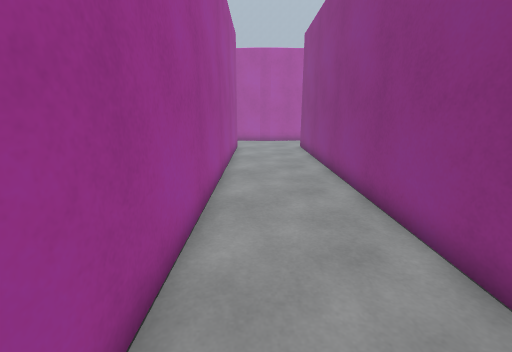
view 1 (above)

16 first-person views from a walk through a Unity game level. The camera is 1.3 m above the floor, tilts 14° down and sees 90° across. The floor is counted in squares, 0.5 m on a side. Each view is taken from the middle of a square. On the plan, view 1 faces up. The plan holds only what a view shows up to about 18 squares ahead; the rest is blank. The place goes on beyond the plan. The player is left out.

view 2
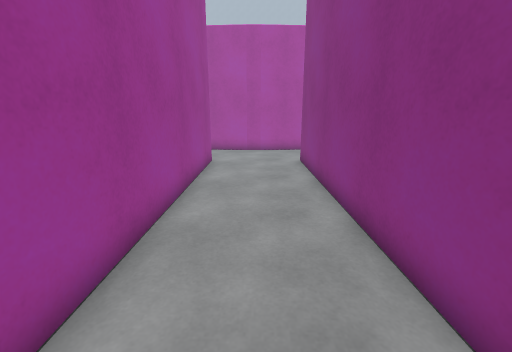

view 3
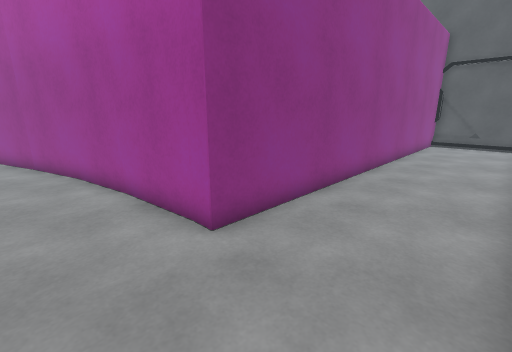

view 4
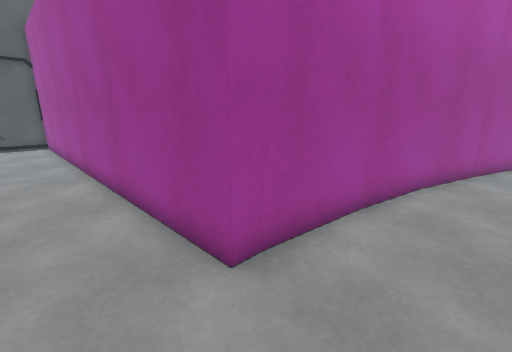

view 5
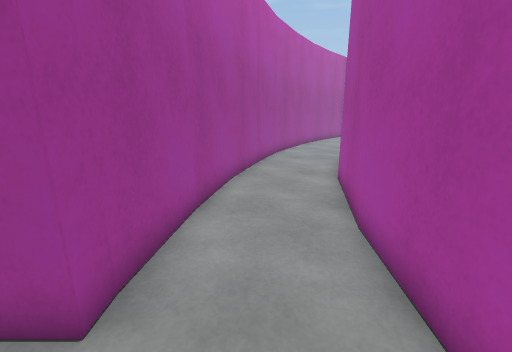

view 6
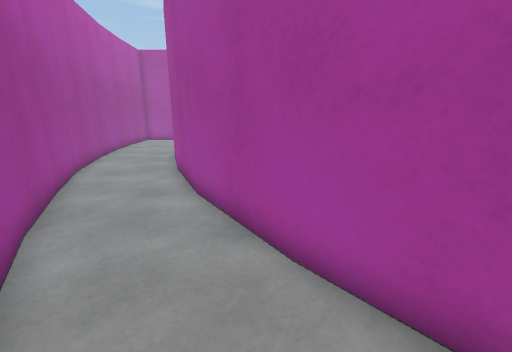

view 7
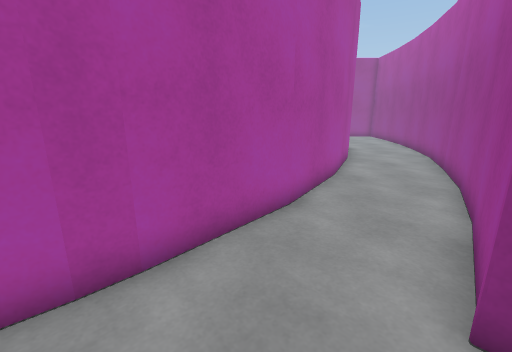

view 8
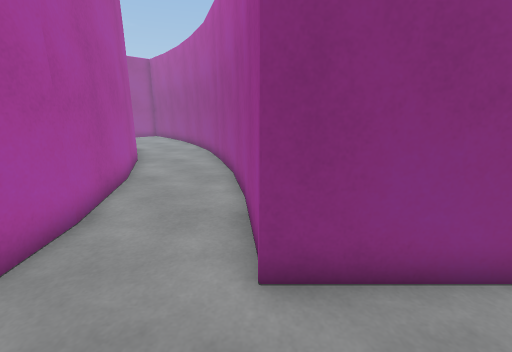

view 9
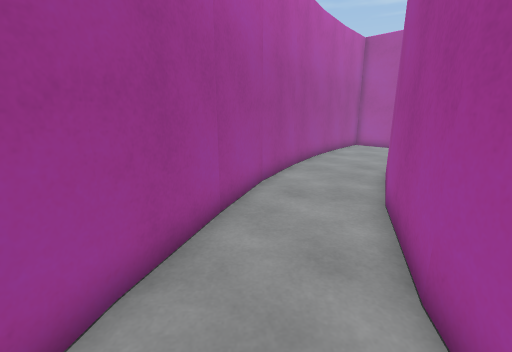

view 10
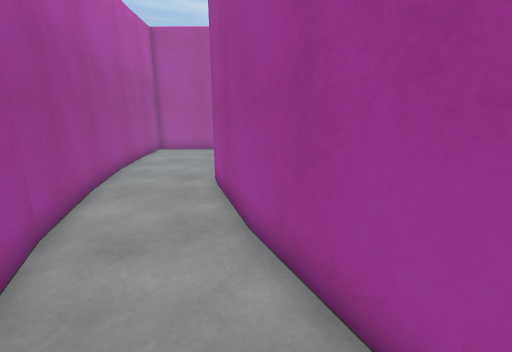

view 11
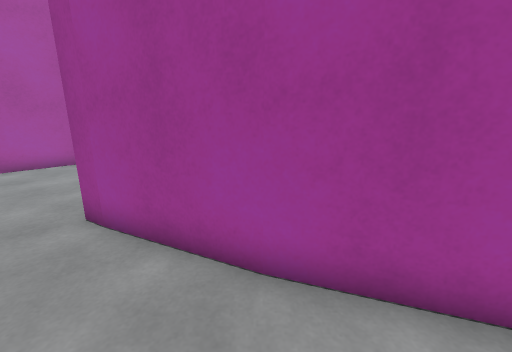

view 12
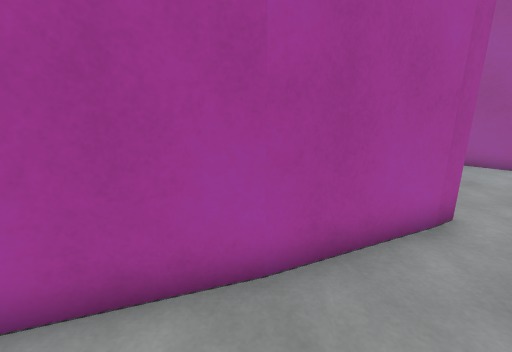

view 13
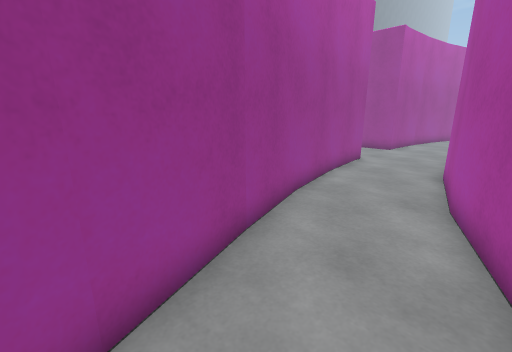

view 14
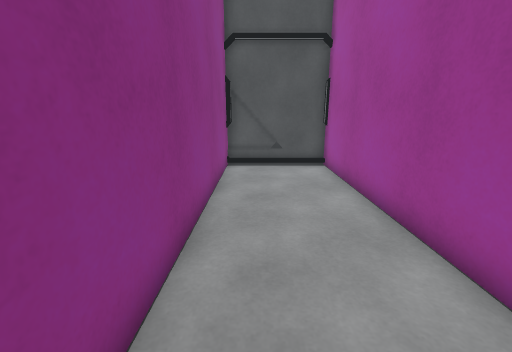

view 15
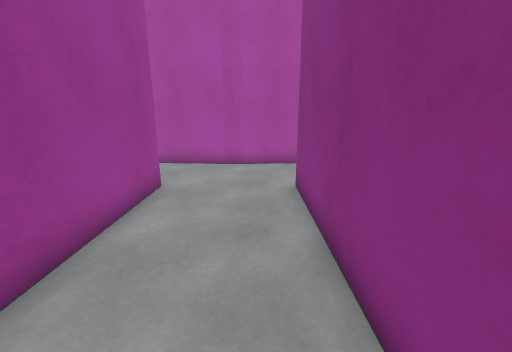

view 16
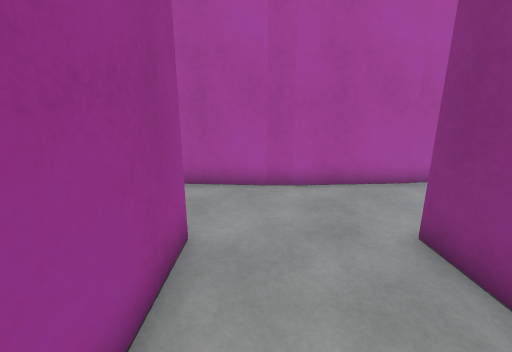

### Floor plan
Points are (right, up) in squares from view 1. A wall is a line through its corners. A room is listed if a view was taken in it or the views show most of it. See-through windows are left out.
Room 1 (views 1, 2, 3, 4, 5, 6, 7, 8, 14, 15, 16)
walls: (4.1, 20) (11.2, 20.7); (1.4, 23.9) (-4.5, 24.4); (-5.8, 20.4) (-2.2, 20) (-1.4, 20) (-1.4, -0.8) (3.4, -0.8); (5.8, 24.3) (1.3, 24); (11, 20.8) (13, 21.6); (10, 25.2) (5.6, 24.2); (11, 25.5) (9.8, 25.1); (0.9, -1) (3.2, -1); (3.4, -1) (3.4, 20) (4.2, 20)
ways out: opening at (-6, 22) to room 2; opening at (12.5, 23.5) to room 3
Room 2 (views 9, 10, 11)
walls: (-12.8, 26.7) (-17.3, 28.9); (-15.8, 23.1) (-8.9, 21); (-8.9, 25.3) (-12.9, 26.7); (-9.1, 21) (-5.5, 20.3); (-21.7, 26.5) (-15.5, 23.2); (-4.4, 24.4) (-9, 25.3); (-24.6, 29) (-21.5, 26.6)
ways out: opening at (-6, 22) to room 1
Room 3 (views 12, 13)
walls: (14.2, 26.6) (11, 25.5); (17.5, 23.2) (18.5, 23.7); (13, 21.6) (17.6, 23.3); (18.6, 28.7) (14, 26.6)
ways out: opening at (12.5, 23.5) to room 1

Positions as (right, up) in squares from view 1, and headings:
1: (0, 0), facing up
2: (1, 6), facing up
3: (-1, 23), facing down-right
4: (1, 23), facing down-left
5: (1, 22), facing left
6: (-2, 21), facing up-left
7: (0, 20), facing up-right
8: (0, 20), facing right
9: (-6, 23), facing left
10: (-9, 23), facing up-left
11: (-13, 23), facing up
12: (14, 23), facing up
13: (18, 26), facing down-left
14: (2, 12), facing down
15: (2, 11), facing up
16: (0, 15), facing up
